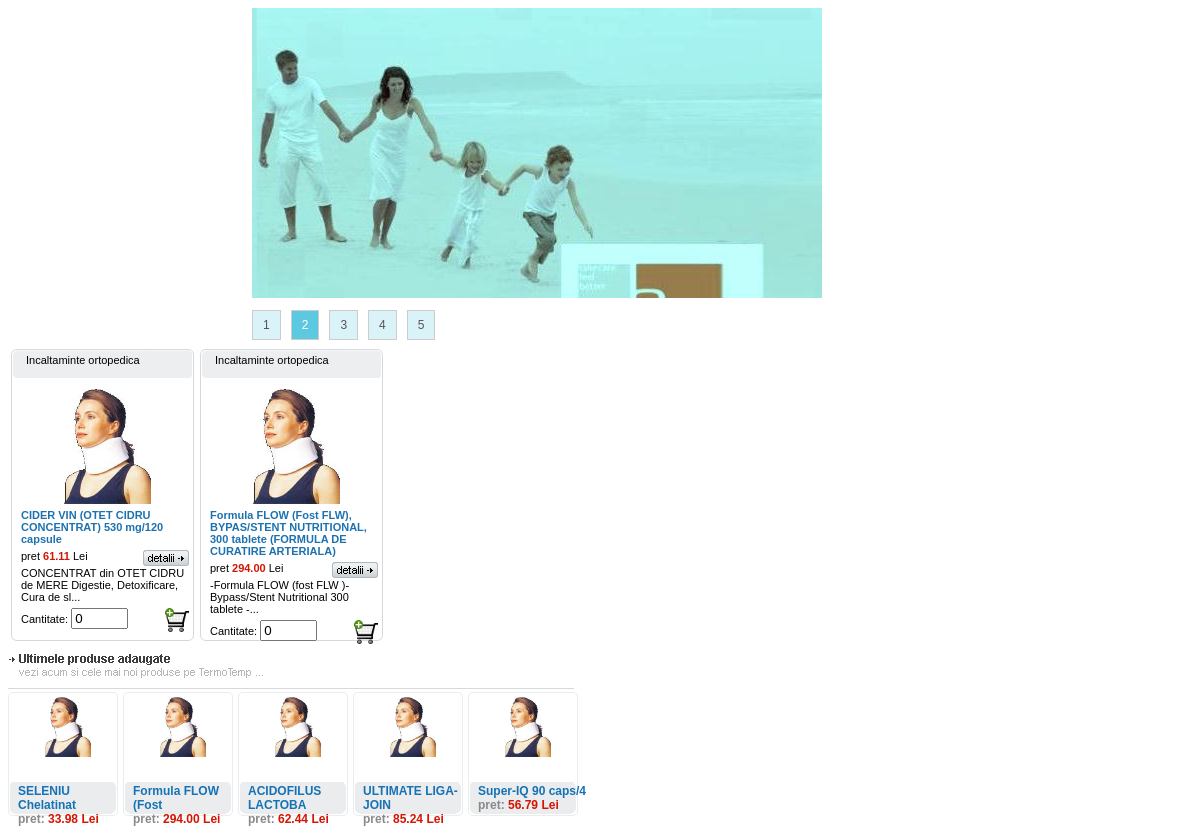
The app's page /ro/acasa.php with its own data.
### tables this page shows
CREATE TABLE IF NOT EXISTS `produse` (
  `id` int(10) NOT NULL auto_increment,
  `nume` varchar(255) NOT NULL,
  `cod` varchar(50) NOT NULL,
  `descriere` longtext,
  `pret` decimal(10,2) NOT NULL default '0.00',
  `id_categorie` int(10) NOT NULL,
  `id_subcategorie` int(10) NOT NULL,
  `id_producator` int(10) NOT NULL,
  `reducere` int(3) NOT NULL default '0',
  `prima_pagina` enum('da','nu') NOT NULL default 'nu',
  `super_oferta` enum('da','nu') NOT NULL default 'nu',
  PRIMARY KEY  (`id`),
  KEY `id_subcategorie` (`id_subcategorie`),
  KEY `cod` (`cod`)
);

CREATE TABLE IF NOT EXISTS `categorii` (
  `id` int(10) NOT NULL auto_increment,
  `denumire` varchar(255) NOT NULL,
  PRIMARY KEY  (`id`)
);

### ro/acasa.php (the view, shortened to what this page needs)
<!DOCTYPE html PUBLIC "-//W3C//DTD XHTML 1.0 Transitional//EN" "http://www.w3.org/TR/xhtml1/DTD/xhtml1-transitional.dtd">
<html lang="ro">
<head>
	<LINK HREF="../css/default.css" REL="stylesheet" TYPE="text/css" />
    <link href="../css/easyslider.css" rel="stylesheet" type="text/css" />
</head>
<body>
<?
    $sql_produse = "SELECT a.id, a.nume, a.descriere, a.pret, a.reducere, b.denumire FROM produse a LEFT JOIN categorii b ON b.id = a.id_categorie WHERE prima_pagina like 'da'";
    $q_produse = mysql_query($sql_produse) or die("Eroare preluare produse!");
    $tabel = "
    <div id='container'>
        <div id='content_slider'>
            <div id='slider'>
                <ul>
                    <li><a href=''><img src='../images/slider/01.jpg' alt='Css Template Preview' /></a></li>
                    <li><a href=''><img src='../images/slider/02.jpg' alt='Css Template Preview' /></a></li>
                    <li><a href=''><img src='../images/slider/03.jpg' alt='Css Template Preview' /></a></li>
                    <li><a href=''><img src='../images/slider/04.jpg' alt='Css Template Preview' /></a></li>
                    <li><a href=''><img src='../images/slider/05.jpg' alt='Css Template Preview' /></a></li>
                </ul>
            </div>
        </div>
    </div>
    <div class='.clearfix'></div>
    <div id='produse'>";
    while ($rs_produse = mysql_fetch_array($q_produse))
    {
        $image = "<img src='../images/produse/no_foto.jpg' class='img_caseta_prod' alt='' />";
        if ( $rs_produse[4] > 0 )
        {
            $pret = "<font style='text-decoration: line-through;'>".$rs_produse[3]."</font>&nbsp;&nbsp;".$rs_produse[3]*((100-$rs_produse[4])/100);
            $pret_ron = $rs_produse[3]*((100-$rs_produse[4])/100);
        }
        else
        {
            $pret = $rs_produse[3];
            $pret_ron = $rs_produse[3];
        }
        $tabel .= "
             <div class='caseta_prod'>
				<div class='categorie_prod_top'>$rs_produse[5]</div>
                <div style='text-align:center;' title='".$rs_produse[1]."' onmouseover=\"this.style.cursor='pointer';\" onclick=\"top.document.getElementById('main_frame').src='ro/produse.php?mod=1&id_produs=".$rs_produse[0]."';\">".$image."</div>
                <div class='nume_prod'>".$rs_produse[1]."</div>
                <div class='pret_div'>pret <span class='pret'>".$pret."</span> Lei <input type='button' onmouseover=\"this.style.cursor='pointer';\" title='Detalii despre produs' class='detalii_prod' onclick=\"top.document.getElementById('main_frame').src='ro/produse.php?mod=1&id_produs=".$rs_produse[0]."';\" /></div>
                <div class='descript_prod'>".substr(trim($rs_produse[2]),0,70)."...</div>
                <div class='prod_in_cos'>Cantitate: <input type='text' class='input' id='cant_".$rs_produse[0]."' id='cant_".$rs_produse[0]."' value='0' size=4 /> <input type='button' title='Adauga in cos' class='add_to_cart' onmouseover=\"this.style.cursor='pointer';\" onclick=\"if (document.getElementById('cant_".$rs_produse[0]."').value>0) {top.document.getElementById('cos_frame').src='cos.php?adauga_prod=1&cant_prod='+document.getElementById('cant_".$rs_produse[0]."').value+'&pret_prod=".$pret_ron."&id_prod=".$rs_produse[0]."';} else {alert('Nu ati completat cantitatea dorita ! ')};\" /></div>
             </div>
            ";
    }
    $tabel .= "
        </div>
    ";
    echo $tabel;
	$sql_last_prods = "SELECT id, nume, pret, reducere FROM produse ORDER BY id desc LIMIT 0,5";
	$q_last_prods = mysql_query($sql_last_prods) or die("Eroare la preluarea ultimelor produse adaugate");
	$prods = "";
	while ($row = mysql_fetch_array($q_last_prods))
	{
		$imagine = "<img src='../images/produse/no_foto.jpg' height=60 alt='' />";
		if ( $row["reducere"] > 0 )
		{
			$pret = $row["pret"]*((100-$row["reducere"])/100);
		}
		else
		{
			$pret = $row["pret"];
		}
		$prods .= '
			<div class="last_prod" onmouseover="this.style.cursor=\'pointer\';" onclick="top.document.getElementById(\'main_frame\').src=\'ro/produse.php?mod=1&id_produs='.$row["id"].'\'" >
				'.$imagine.'
				<div class="info">
					<span class="blue">'.substr($row["nume"],0,18).'</span><br />
					pret: <span class="red"> '.$pret.' Lei</span>
				</div>
			</div>';
	}
	echo '
			<div id="last_prods_container">
				'.$prods.'
			</div>
		';
?>
</body>
</html>

### css/default.css (style rules this page uses)
* { font-family: "Arial"; }
html, body { text-align: auto; font-size: 12px; height: 100%; }
#produse { width: 836px; font-size: 11px; float: left; margin-top: 8px; }
.caseta_prod { float: left; width: 183px; height: 292px; background: url(../img/caseta_produs.png) no-repeat transparent; margin: 3px; }
.caseta_prod div { margin-bottom: 5px; }
.detalii_prod { width: 46px; height: 16px; outline: none; overflow: none; border: 0; background: url(../img/detalii.png) no-repeat transparent; float: right; margin-right: 15px; }
.add_to_cart { width: 24px; height: 24px; outline: none; overflow: none; border: 0; background: url(../img/add_in_cos.png) no-repeat center transparent; float: right; margin-right: 15px; }
.categorie_prod_top { width: 100%; height: 25px; padding: 5px; vertical-align: top; text-align: left; }
.pret_div { width:100%; text-align: left; }
.prod_in_cos { width:100%; text-align: left; }
.caseta_prod div { margin-left: 10px; text-align: left; }
.img_caseta_prod { border: 0; height: 115px; }
.nume_prod { color: #1c72af; font-weight: bold; }
.pret { color: #d41503; font-weight: bold; }
#last_prods_container { margin-top: 10px; height: 180px; background: url('../img/ultimele_produse.png') no-repeat left top transparent; width: 580px; float: left; }
.last_prod { float: left; text-align: center; margin-top: 38px; padding-left: 5px; width: 110px; height: 124px; background: url('../img/last_prod.png') no-repeat left top transparent; }
.last_prod img { margin-top: 5px; border: 0; height: 60px; }
.last_prod .info { width: 110px; float: left; text-align: left; font-size: normal; color: #898989; font-size: 12px; padding-left: 5px; margin-top: 27px; }
.red { color: #d41503; font-weight: bold; }
.blue { color: #1672b5; font-weight: bold; }
.info { text-align: left; font-weight: bold; float: left; }

### css/easyslider.css (style rules this page uses)
img { border:none; }
#container { margin:0 auto; position:relative; text-align:left; width:696px; height: 241px !important; background:#fff; margin-bottom:2em; line-height:180%; }
#content_slider { position:relative; height: 241px !important; }
#slider { height: 241px; }
#slider ul, #slider li, #slider2 ul, #slider2 li { margin:0; padding:0; list-style:none; min-height: 241px; height: 290px !important; }
#slider li, #slider2 li { width:696px; overflow:hidden; }

### records on screen
produse: categorii.denumire "Incaltaminte ortopedica", nume "CIDER VIN (OTET CIDRU CONCENTRAT) 530 mg/120 capsule", pret "61.11", descriere "CONCENTRAT din OTET CIDRU de MERE Digestie, Detoxificare, Cura de sl"
produse: categorii.denumire "Incaltaminte ortopedica", nume "Formula FLOW (Fost FLW), BYPAS/STENT NUTRITIONAL, 300 tablete (FORMULA DE CURATIRE ARTERIALA)", pret "294.00", descriere "-Formula FLOW (fost FLW )-Bypass/Stent Nutritional 300 tablete -", nume "Formula FLOW (Fost"
produse: nume "SELENIU Chelatinat", pret "33.98"
produse: nume "ACIDOFILUS LACTOBA", pret "62.44"
produse: nume "ULTIMATE LIGA-JOIN", pret "85.24"
produse: nume "Super-IQ 90 caps/4", pret "56.79"
